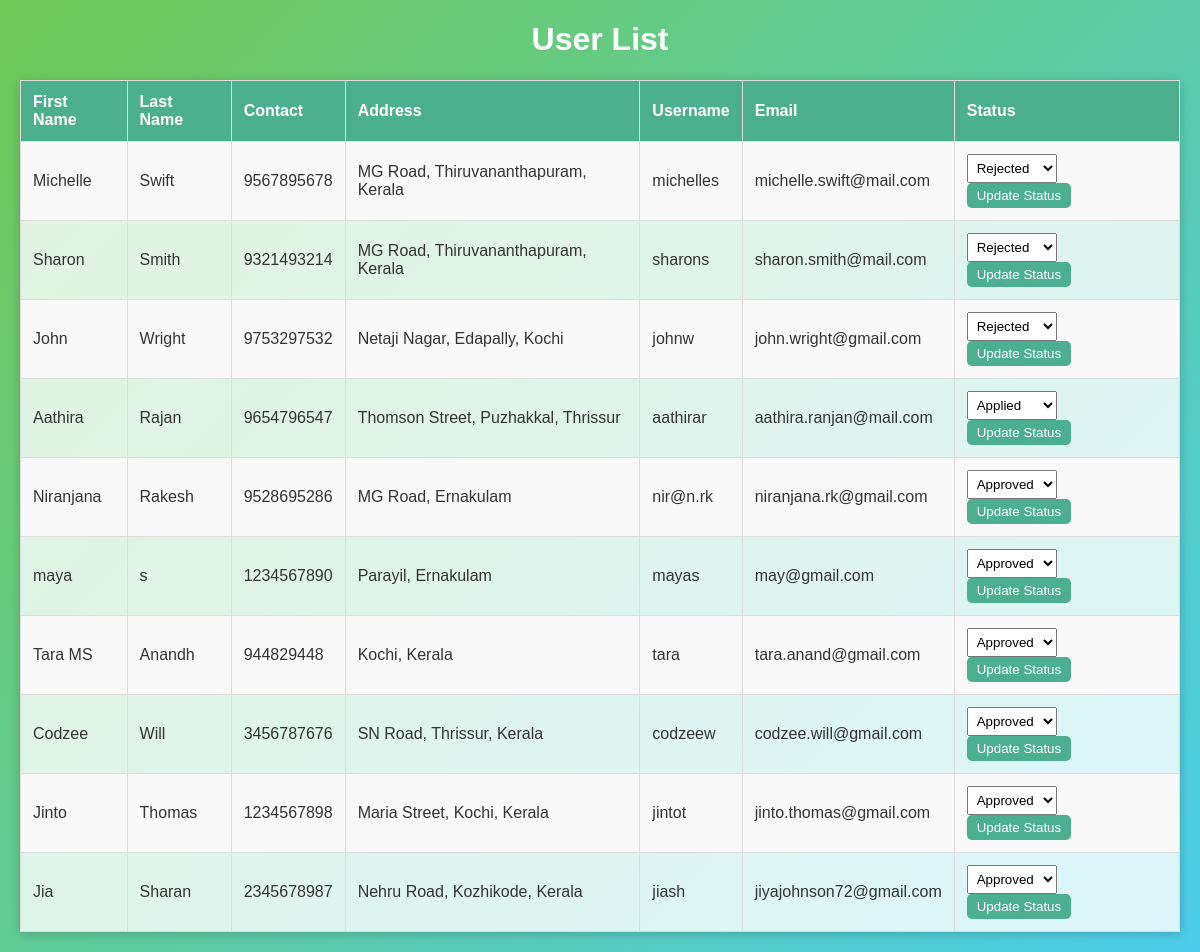
The page /userlist/ on the database its author committed.
### fapk/models.py (models this page shows)
class usereg(models.Model):
    firstName=models.CharField(max_length=100)
    lastName=models.CharField(max_length=100)
    contact=models.CharField(max_length=10)
    address=models.CharField(max_length=200)
    username=models.CharField(max_length=100)
    email=models.EmailField(unique=True)
    password=models.CharField(max_length=10)
    confirmPassword=models.CharField(max_length=10)
    status=models.CharField(max_length=50)
    check_password=models.CharField(max_length=100)
    image=models.ImageField(upload_to='image/',blank=True,null=True)

### fapk/views.py (the view)
# urls.py: path('userlist/',views.userlist,name='userlist'),
def userlist(request):
    user=usereg.objects.all()
    return render(request,'userlist.html',{'user':user})

### fapk/templates/userlist.html (shortened to what this page needs)
{% load static %}
<!DOCTYPE html>
<html lang="en">
<head>
</head>
<body>
    <h1>User List</h1>
    <table>
         <tr>
             <th>First Name</th>
             <th>Last Name</th>
             <th>Contact</th>
             <th>Address</th>
             <th>Username</th>
             <th>Email</th>
             <th>Status</th>
         </tr>
         {% for user in user %}
         <tr>
             <td>{{user.firstName}}</td>
             <td>{{user.lastName}}</td>
             <td>{{user.contact}}</td>
             <td>{{user.address}}</td>
             <td>{{user.username}}</td>
             <td>{{user.email}}</td>
             <td>
                 <form method="POST" action="{% url 'update_status' %}">
                     <select name="status">
                         <option value="applied" {% if user.status == 'applied' %}selected{% endif %}>Applied</option>
                         <option value="approved" {% if user.status == 'approved' %}selected{% endif %}>Approved</option>
                         <option value="rejected" {% if user.status == 'rejected' %}selected{% endif %}>Rejected</option>
                     </select>
                     <button type="submit">Update Status</button>
                 </form>
             </td>
         </tr>
         {% endfor %}
      </table>
 </body>
 </html>

### fapk/templates/userlist.html (style rules this page uses)
body { font-family: Arial, sans-serif; background: linear-gradient(135deg,rgb(113, 201, 86),rgb(76, 205, 234)); margin: 20px; color: #333; }
h1 { font-family: 'Poppins', sans-serif; text-align: center; color: white; }
table { width: 100%; border-collapse: collapse; margin-top: 20px; background-color: rgba(255, 255, 255, 0.8); box-shadow: 0 2px 10px rgba(0, 0, 0, 0.2); }
th, td { padding: 12px; text-align: left; border: 1px solid #dddddd; }
th { background-color:rgb(76, 175, 142); color: white; }
tr:nth-child(even) { background-color:rgb(249, 249, 249); }
form { display: inline; }
select { padding: 5px; margin-right: 10px; }
button { background-color:rgb(76, 175, 144); color: white; border: none; padding: 5px 10px; cursor: pointer; border-radius: 5px; }

### rows shown on the page
usereg: firstName "Michelle", lastName "Swift", contact "9567895678", address "MG Road, Thiruvananthapuram, Kerala", username "michelles", email "michelle.swift@mail.com", status "Rejected"
usereg: firstName "Sharon", lastName "Smith", contact "9321493214", address "MG Road, Thiruvananthapuram, Kerala", username "sharons", email "sharon.smith@mail.com", status "Rejected"
usereg: firstName "John", lastName "Wright", contact "9753297532", address "Netaji Nagar, Edapally, Kochi", username "johnw", email "john.wright@gmail.com", status "Rejected"
usereg: firstName "Aathira", lastName "Rajan", contact "9654796547", address "Thomson Street, Puzhakkal, Thrissur", username "aathirar", email "aathira.ranjan@mail.com", status "Applied"
usereg: firstName "Niranjana", lastName "Rakesh", contact "9528695286", address "MG Road, Ernakulam", username "nir@n.rk", email "niranjana.rk@gmail.com", status "Approved"
usereg: firstName "maya", lastName "s", contact "1234567890", address "Parayil, Ernakulam", username "mayas", email "may@gmail.com", status "Approved"
usereg: firstName "Tara MS", lastName "Anandh", contact "944829448", address "Kochi, Kerala", username "tara", email "tara.anand@gmail.com", status "Approved"
usereg: firstName "Codzee", lastName "Will", contact "3456787676", address "SN Road, Thrissur, Kerala", username "codzeew", email "codzee.will@gmail.com", status "Approved"
usereg: firstName "Jinto", lastName "Thomas", contact "1234567898", address "Maria Street, Kochi, Kerala", username "jintot", email "jinto.thomas@gmail.com", status "Approved"
usereg: firstName "Jia", lastName "Sharan", contact "2345678987", address "Nehru Road, Kozhikode, Kerala", username "jiash", email "jiyajohnson72@gmail.com", status "Approved"
